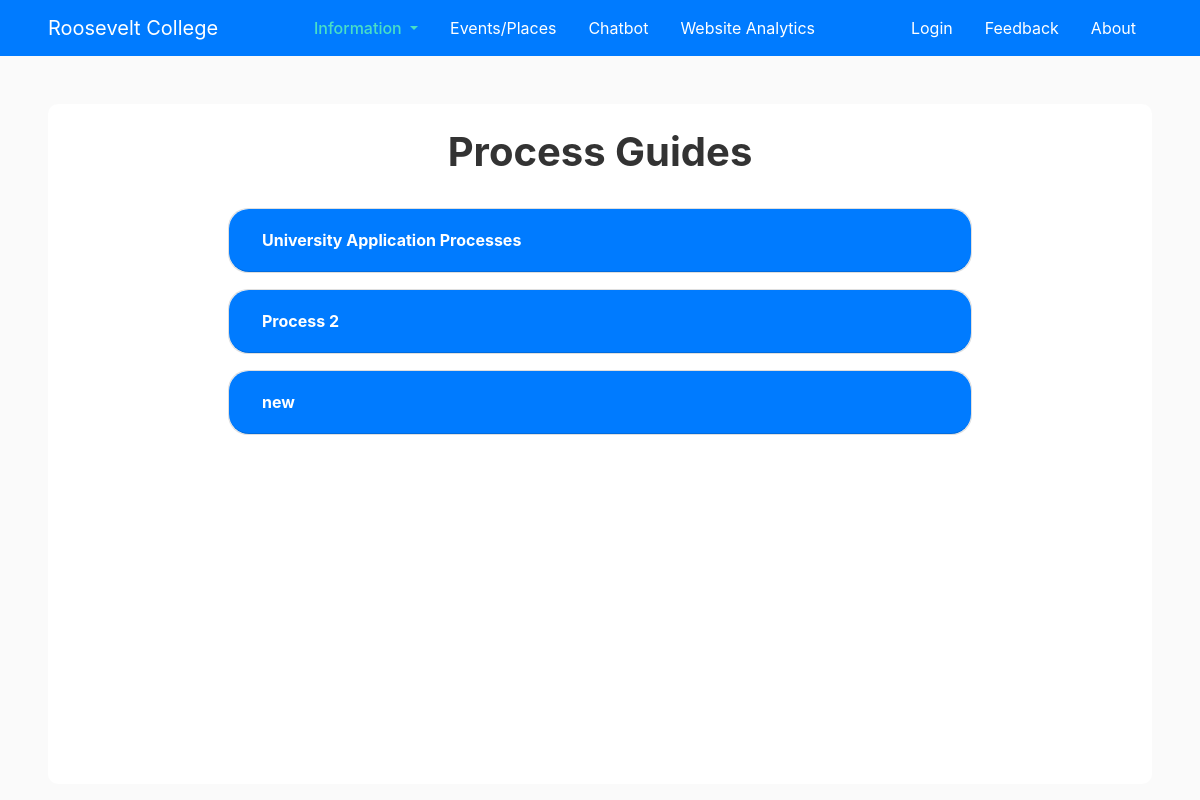
The page /processguides/ on the database as committed earlier.
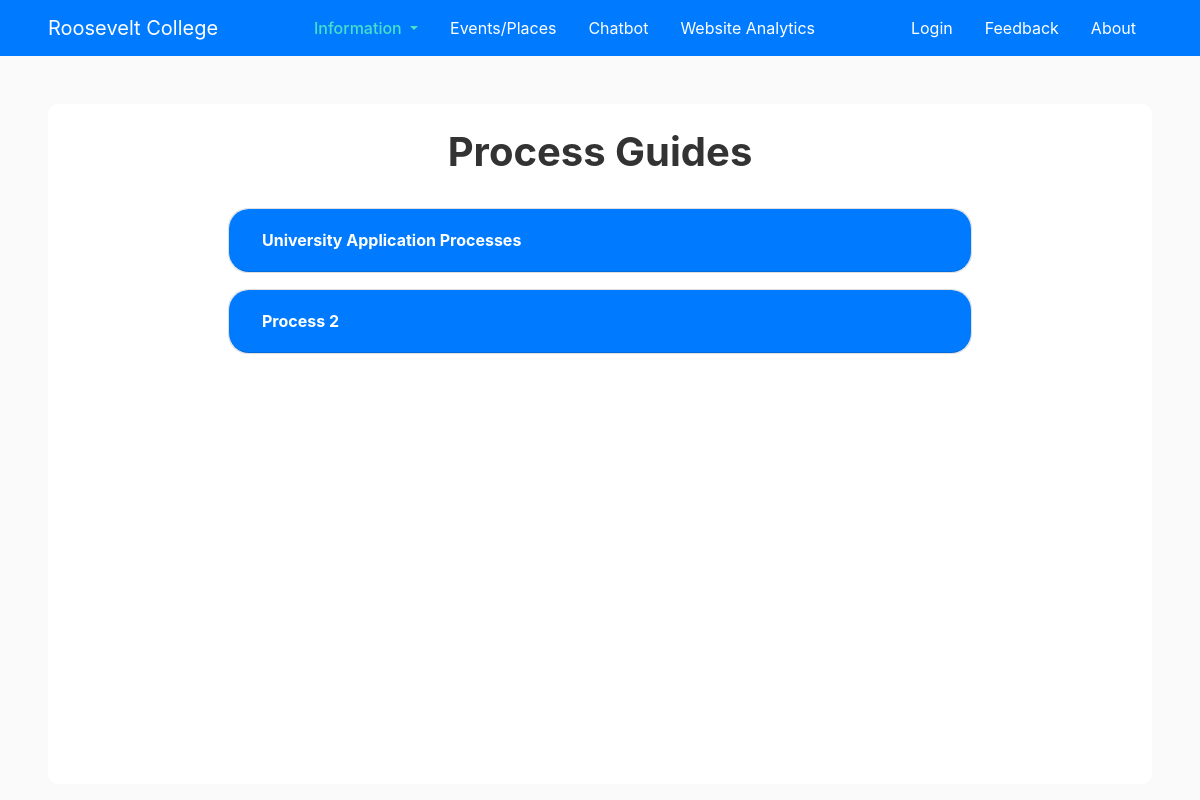
The same page on the database as committed later.
### information/models.py (models this page shows, shortened)
class ProcessGuide(models.Model):
    school_name = models.TextField(default='Roosevelt College Marikina')
    process_name = models.TextField(default='')
    description = models.TextField(default='')
    last_updated = models.DateTimeField(default=timezone.now)

### information/views.py (the view)
# urls.py: path('processguides/', information_views.processguide_list, name='processguides'),
def processguide_list(request):
	context = {
		'title': 'Process Guides',
		'processguides': ProcessGuide.objects.all(),
		'toggles': Toggles.objects.get(school_name="Roosevelt College Marikina")
	}
	return render(request, 'information/processguides.html', context)

### information/templates/information/processguides.html (shortened to what this page needs)
{% extends "main/base.html" %}
{% block content %}
<div class="infobox">
	<h1 class="d-flex justify-content-center"><b>Process Guides</b></h1>
	<div id="accordion" class="infolist">
		{% for process in processguides %}
		<div class="card mb-3">
		  <div class="card-header" id="heading{{ process.id }}">
			<h5 class="mb-0 d-flex">
			<button class="btn btn-link text-white" data-toggle="collapse" data-target="#collapse{{ process.id }}" aria-expanded="true" aria-controls="collapseOne">
				<b>{{ process.process_name }}</b>
			</button>
			</h5>
		  </div>
		</div>
		{% endfor %}
	</div>
</div>
{% endblock content %}

### main/templates/main/base.html (shortened to what this page needs)
{% load static %}
<!DOCTYPE html>
<html>
<head>
    <link rel="stylesheet" href="https://stackpath.bootstrapcdn.com/bootstrap/4.4.1/css/bootstrap.min.css">
    <link rel="stylesheet" type="text/css" href="{% static 'main/main.css'%}">
	<link rel='stylesheet' href='https://api.mapbox.com/mapbox-gl-js/plugins/mapbox-gl-geocoder/v4.2.0/mapbox-gl-geocoder.css' type='text/css' />
	<link href="https://api.mapbox.com/mapbox-gl-js/v1.9.1/mapbox-gl.css" rel="stylesheet" />
</head>
<body class="mainsite">
	<main role="main">
		<header class="site-header sticky-top mb-5">
		<nav class="container-xxl bd-gutter flex-wrap flex-lg-nowrap navbar navbar-expand-md navbar-dark bg-primary px-5">
			<a class="navbar-brand" href="{% url 'main-index' %}">Roosevelt College</a>
			<div class="navbar-nav">
				{% if title != 'Menu' %}
					{% if title == 'Process Guides' or title == 'Course List' or title == 'Scholarships' %}
						{% if toggles.processguides_toggle == True or toggles.courses_toggle == True or toggles.scholarships_toggle == True%}
						<a class="nav-item dropdown">
							<div class="btn-group" role="group" style="margin: 0px; padding: 0px">
							<a class="nav-link active dropdown-toggle px-3" href="#" role="button" data-toggle="dropdown" aria-expanded="false">
								Information
							</a>
							</div>
						</a>
						{% endif %}
					{% endif %}
					{% if toggles.markers_toggle == True %}
						{% if title == 'Interactive Map' or title == 'Interactive Map Menu'%}
						<a class="nav-item nav-link active px-3" href="{% url 'imap-index' 1 %}">Events/Places</a>
						{% else %}
							<a class="nav-item nav-link px-3" href="{% url 'imap-index' 1 %}">Events/Places</a>
						{% endif %}
					{% endif %}
					{% if toggles.chatbot_toggle == True %}
						{% if title == 'Chatbot' %}
							<a class="nav-item nav-link active px-3" href="{% url 'chatbot-index' %}">Chatbot</a>
						{% else %}
							<a class="nav-item nav-link px-3" href="{% url 'chatbot-index' %}">Chatbot</a>
						{% endif %}
					{% endif %}
					{% if toggles.web_analytics_toggle == True %}
						<a class="nav-item nav-link px-3" href="#">Website Analytics</a>
					{% endif %}
				{% endif %}
			</div>
			<div class="navbar-nav">
				{% if user.is_authenticated %}
					<a class="nav-item nav-link px-3" href="{% url 'settings' 2 %}">Settings</a>
					<a class="nav-item nav-link px-3" href="{% url 'logout' %}">Logout</a>
					<a class="nav-item nav-link px-3" href="{% url 'ssr-index' %}">Stats</a>
				{% else %}
					<a class="nav-item nav-link px-3" href="{% url 'login' %}">Login</a>
					<a class="nav-item nav-link px-3" href="{% url 'ssr-create' %}">Feedback</a>
				{% endif %}
				<a class="nav-item nav-link px-3" href="{% url 'profile' %}">About</a>
			</div>
		</nav>
		</header>
	      {% block content %}{% endblock %}
	</main>
</body>
</html>

### main/static/main/main.css (style rules this page uses)
.mainsite { background: #fafafa; color: #333333; }
.infobox { background: #FFFFFF; height: 85vh; margin-left: 4vw; margin-right: 4vw; border-radius: 10px; padding-top: 3vh; }
.infolist { height: 67vh; margin-left: 15vw; margin-right: 15vw; border-radius: 10px; padding-top: 3vh; padding-bottom: 3vh; overflow-y: scroll; }
.card { border-radius: 20px; }
.card-header { background: #007BFF; }
.card-header:first-child { border-radius: 20px; }
.site-header .navbar-nav .nav-link { color: #ffffff; }
.site-header .navbar-nav .nav-link.active { color: #49DFC6; font-weight: 500; }

Rows that differ between the two databases and show on the page:
removed ProcessGuide: process_name "new"
